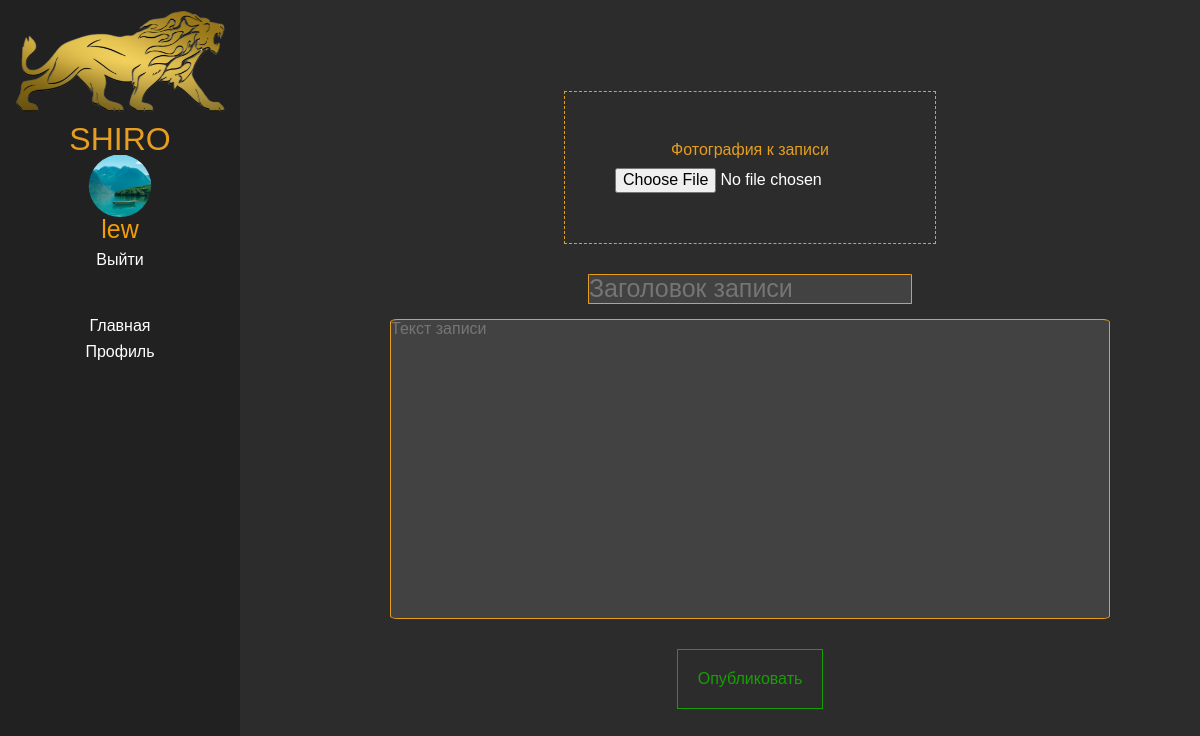
The page /article/add_article (signed in) on the database its author committed.
### users/models.py (models this page shows)
class User(AbstractUser):
    score_likes = models.IntegerField(default=0,blank=True)
    score_publications = models.IntegerField(default=0,blank=True)
    photo = models.ImageField(null=True,blank=True,upload_to="users/avatars")

### articles/views.py (the view)
# urls.py: path("add_article",views.article_add,name="add_article")
def article_add(request):
    if "public_article" in request.POST:
        form = ArticleForm(request.POST,request.FILES)
        if form.is_valid():
            instance = form.save(commit=False)
            instance.author = request.user
            instance = form.save()
            article_id = instance.id
            return redirect('article',article_id)
    else:
        form = ArticleForm()
    data = {'form':form}
    return render(request,"articles/article_add.html",data)

### articles/forms.py
class ArticleForm(forms.ModelForm):
    pic = forms.ImageField(required=False)
    title = forms.CharField(widget=forms.TextInput(attrs={
        'class': 'input-title-artice',
        'placeholder': 'Заголовок записи'
    }))
    text = forms.CharField(widget=forms.Textarea(attrs={
        'class':'input-text-article',
        'placeholder':'Текст записи'
    }))
    class Meta:
        model = Article
        fields = ["pic","title","text","author"]

### articles/templates/articles/article_add.html (shortened to what this page needs)
{% extends 'main/home.html' %}
{% block content_in_main %}
    <div class="article-add-block">
        <form method="post" enctype="multipart/form-data">
            <div class="container-input-image">
                <span>Фотография к записи</span>
                {{form.pic}}
            </div>
            {{form.title}}
            {{form.text}}
            <input type="submit" value="Опубликовать" name="public_article" class="add-article-button">
        </form>
    </div>
{% endblock %}

### main/templates/main/home.html (shortened to what this page needs)
{% extends 'main/index.html' %}
{% load static %}
{% block content %}
<div class="home__content">
    <aside class="aside__content">
        <div class="logo__aside">
            <img src="{% static 'users/img/logo.png'%}" alt="" id="logo_lion_aside">
            <h3 class="logo_title_aside">SHIRO</h3>
            {% if user.is_authenticated %}
                {% if user.photo %}
                    <img src="{{ user.photo.url }}" class="avatar-user" alt="">
                {% else %}
                    <img src="{% static 'main/img/default.png' %}" class="avatar-user" alt="">
                {% endif %}
                <span class="number_one_in_the_world">{{ user.username }}</span>
                <a href="{% url 'logout' %}" class="link-logout-in">Выйти</a>
            {% else %}
                <a href="{% url 'login' %}" class="link-logout-in">Войти</a>
            {% endif %}
        </div>
        <nav class="aside__nav">
            <li class="aside-nav__item"><a href="{% url 'home' %}" class="link-profile-home">Главная</a></li>
            <li class="aside-nav__item"><a href="{% url 'profile' %}" class="link-profile-home">Профиль</a></li>
        </nav>
    </aside>
    <main class="main__content">{% block content_in_main %}{% endblock %}</main>
</div>
{% endblock %}

### main/static/main/styles/main.css (style rules this page uses)
* { margin: 0; padding: 0; text-decoration: none; list-style-type: none; line-height: 1; font-family: 'Raleway', sans-serif; font-weight: 300; color: white; font-family: Montserrat, sans-serif; font-size: 16px; }
* { box-sizing: border-box; }
body { height: 100vh; background-color: #2c2c2c; }
.home__content { height: 100%; }
.aside__content { position: fixed; z-index: 999; background-color: rgb(33, 33, 33); height: 100%; width: 20%; }
.main__content { grid-area: main; height: 100%; width: 100%; min-width: fit-content; padding-left: 25%; }
.logo__aside { display: flex; flex-direction: column; align-items: center; margin-bottom: 40px; }
.number_one_in_the_world { margin-bottom: 10px; font-size: 25px; color: rgb(242, 156, 7); }
.aside__nav { display: flex; flex-direction: column; align-items: center; }
#logo_lion_aside { height: auto; max-width: 250px; width: 100%; }
.logo_title_aside { font-size: 32px; color: #e59e1f; }
.avatar-user { width: 100px; height: auto; clip-path: circle(); }
.aside-nav__item { margin-top: 10px; }

### articles/static/articles/styles/article_add.css (style rules this page uses)
.input-text-article { outline: none; justify-self: center; background: rgba(255, 255, 255, 0.1); resize: none; width: 80%; min-height: 300px; border: 1px solid #e59e1f; border-radius: 1%; }
.input-title-artice { font-size: 25px; outline: none; justify-self: center; background: rgba(255, 255, 255, 0.1); resize: none; height: 30px; border: 1px solid #e59e1f; border-radius: 1%; margin-bottom: 15px; }

### rows shown on the page
User: photo (picture), username "lew"
